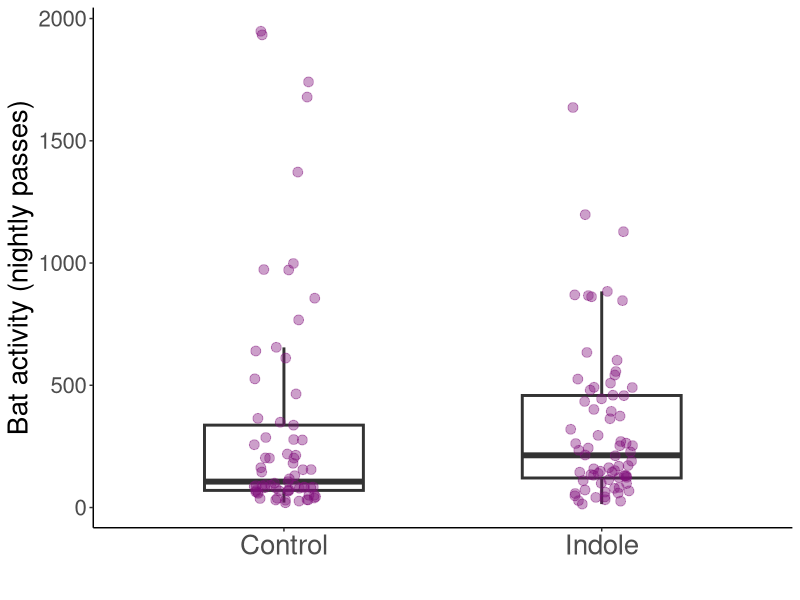
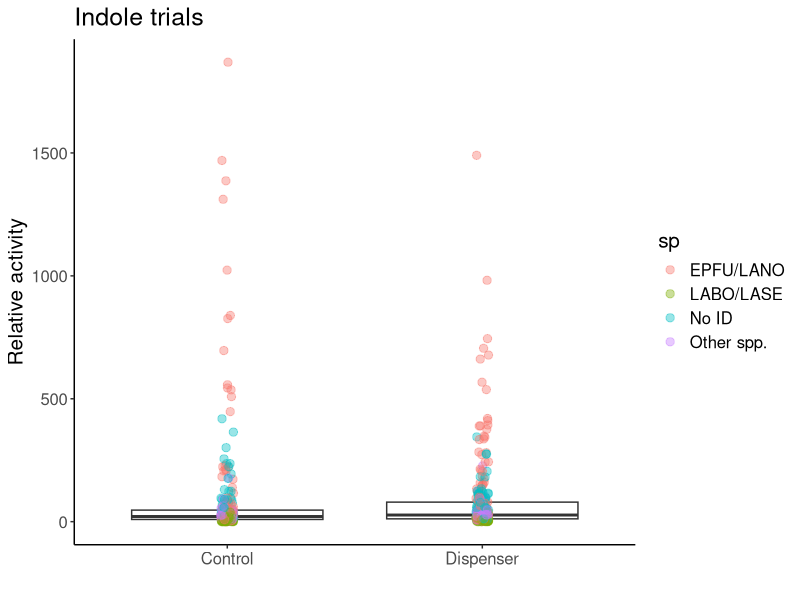
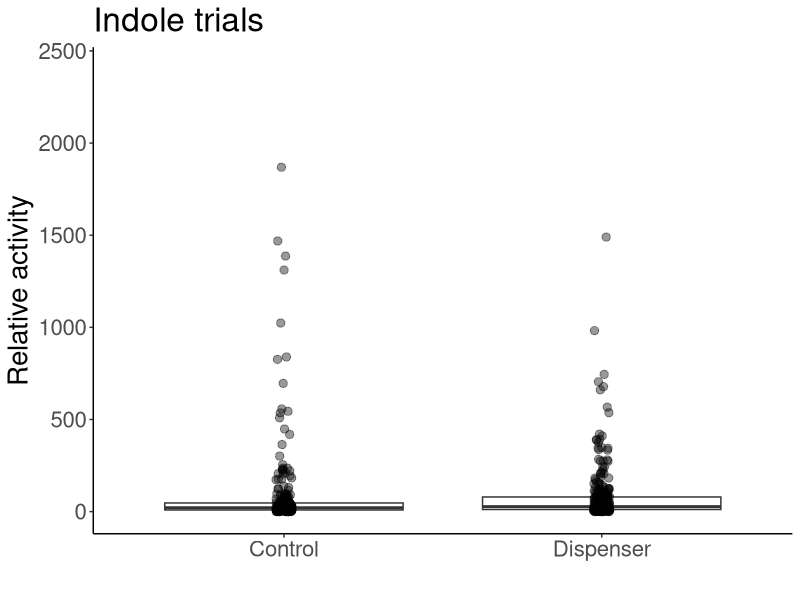
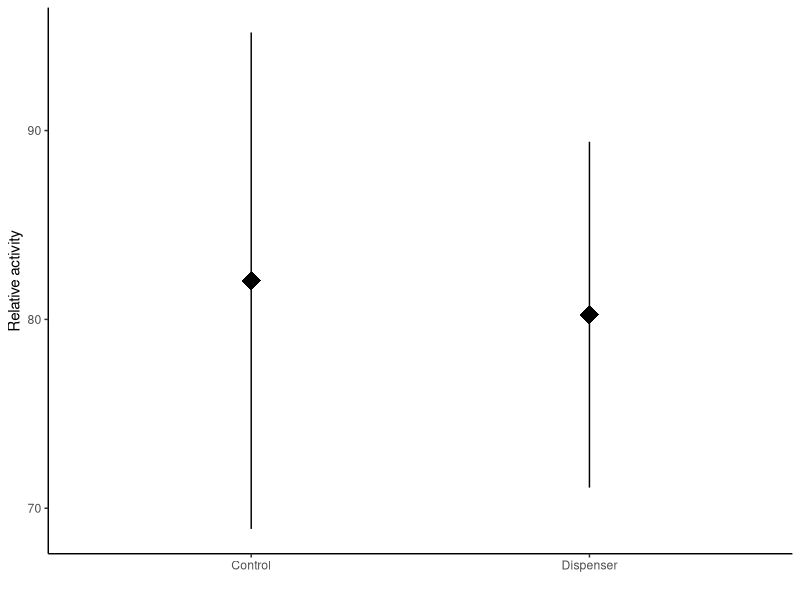
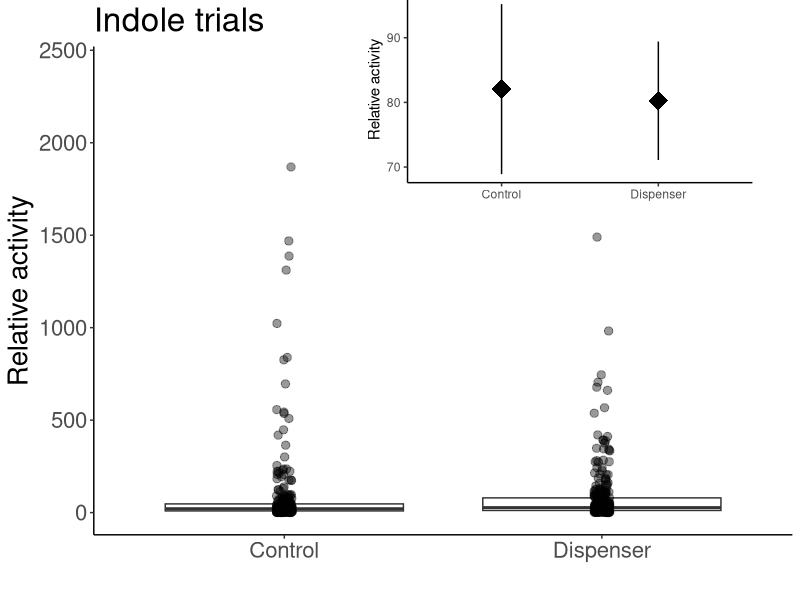
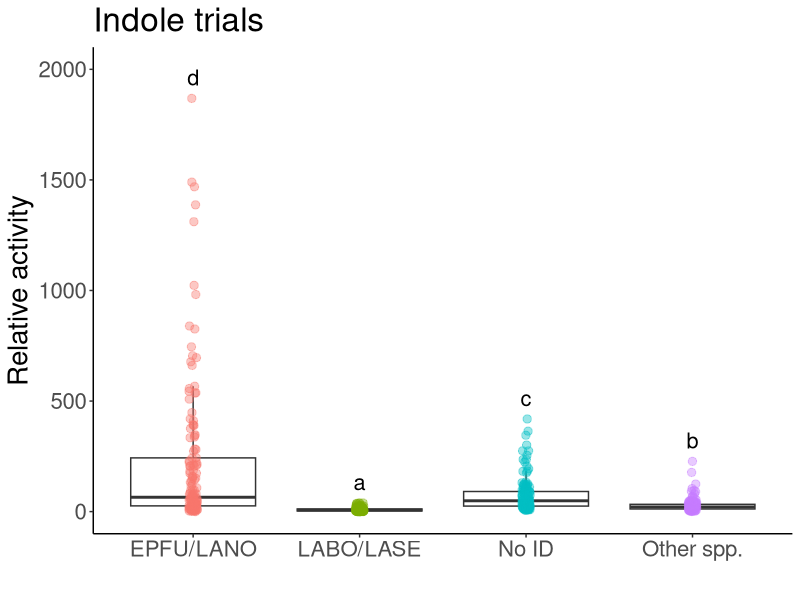
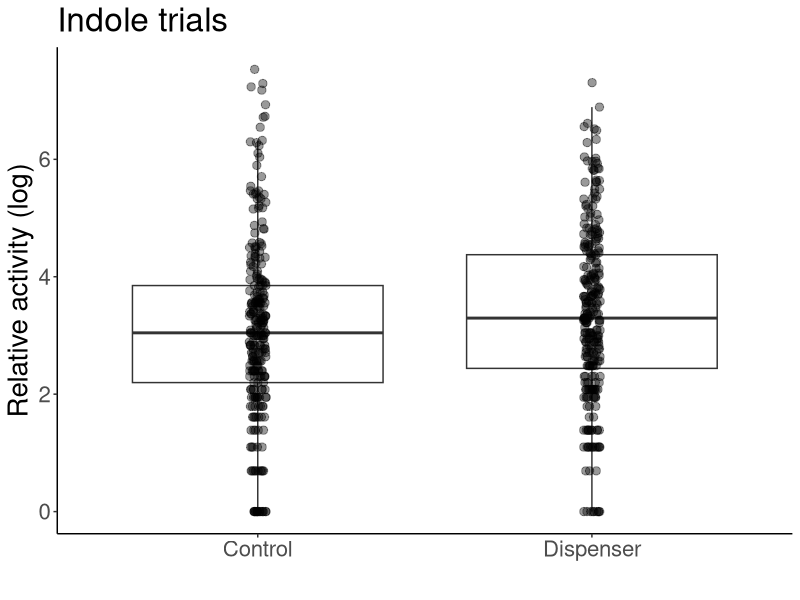
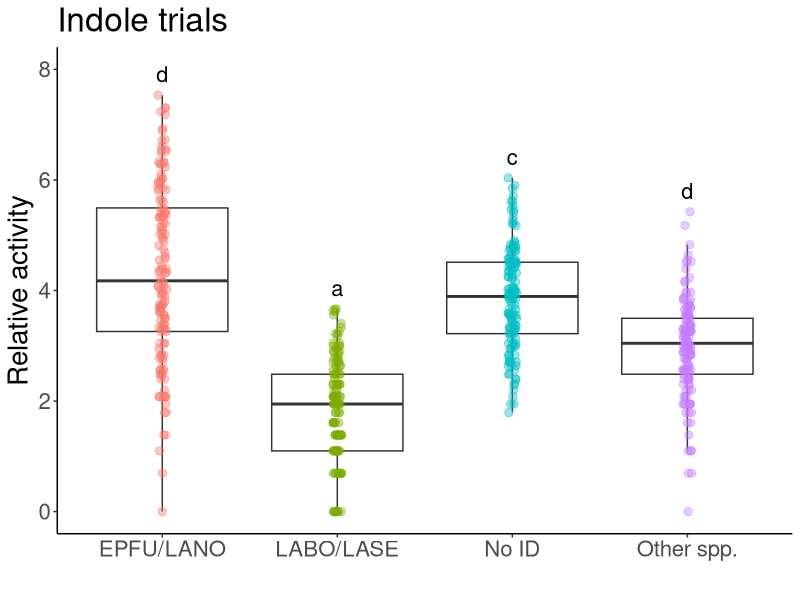

Write the R code that produced these figures, in order. (Note: this script raises an error after producing the figures.)
#Load libraries
library(ggplot2)
library(lme4)
library(viridis)
library(car)
library(emmeans)
library(multcomp)
library(dplyr)
library(plyr)
library(tidyr)
library(cowplot)

# Indole data import and cleaning ------------------------------------------------

#SUMMARY DATA----
indole <- read.csv(file="Maynard_etal_indole_sum.csv",head=TRUE)
indole[, 3:11][is.na(indole[, 3:11])] <- 0

##Gathering data — compounds from col to rows
indole1<-indole %>% gather(sp, activity, EPTFUS:NOID)
indole1$sp<-as.factor(indole1$sp)
levels(indole1$sp)

#aggregating data, species level
indole1<-aggregate(activity ~ treatment + sp + jdate + site, dat=indole1, FUN=sum)

#data without species-level
indole10<-aggregate(activity ~ treatment + jdate + site, dat=indole1, FUN=sum)


#creating log-transformed value for graphs
indole10$log.act<-log(indole10$activity)
#indole10$log.act[which(!is.finite(indole10$log.act))] <- 0 #no zeros, so unnecessary

#Test for overdispersion function
overdisp_fun <- function(model) {
	rdf <- df.residual(model)
	rp <- residuals(model,type="pearson")
	Pearson.chisq <- sum(rp^2)
	prat <- Pearson.chisq/rdf
	pval <- pchisq(Pearson.chisq, df=rdf, lower.tail=FALSE)
	c(chisq=Pearson.chisq,ratio=prat,rdf=rdf,p=pval)
}

test.in<-glmer(activity~treatment+(1|site), dat = indole10,family=poisson)
summary(test.in)
shapiro.test(resid(test.in))#non-normal
overdisp_fun(test.in)#overdispersed

#fitting data to glm with neg binom dist
mod.in<-glmer.nb(activity~treatment+(1|site), dat = indole10)
summary(mod.in)
Anova(mod.in)
#treatment chi=2.2635 p=0.1325, wald chisquared test

#table
in10.tab <- ddply(indole10, c("treatment"), summarise,
					 N    = length(activity),
					 mean = mean(activity),
					 sd   = sd(activity),
					 se   = sd / sqrt(N))
in10.tab
#control= 328.2 +/- 56.5
#treatment= 321.0 +/- 36.9

indole10$treatment[indole10$treatment=="Dispenser"]="Indole"

#graph
#graph
indole.plot<-ggplot(data=indole10, aes(x=treatment, y=activity))+ 
	geom_boxplot(outlier.shape = NA, width=.5, lwd=1)+
	geom_point(position=position_jitter(width = 0.1), alpha=0.4, size=3, color="#810f7c")+
	theme_classic()+
	labs(x=" ", y="Bat activity (nightly passes)")+
	theme(text = element_text(size=20), axis.text.x = element_text(size = 20))
indole.plot

#EXPORT PLOT
tiff('indole.tiff', units="in", width=6, height=5, res=400)
indole.plot
dev.off()

##GROUPING SPECIES INDOLE----
{indole2<-indole1
indole2$sp=as.character(indole2$sp)
indole2$sp[indole2$sp=="EPTFUS"]="EPFU/LANO"
indole2$sp[indole2$sp=="LASNOC"]="EPFU/LANO"
indole2$sp[indole2$sp=="LASBOR"]="LABO/LASE"
indole2$sp[indole2$sp=="LASSEM"]="LABO/LASE"
indole2$sp[indole2$sp=="LASCIN"]="Other spp."
indole2$sp[indole2$sp=="MYOLUC"]="Other spp."
indole2$sp[indole2$sp=="PERSUB"]="Other spp."
indole2$sp[indole2$sp=="NOID"]="No ID"
indole2$sp[indole2$sp=="NYCHUM"]="Other spp."
}

indole3<-aggregate(activity ~ treatment + sp + jdate + site, dat=indole2, FUN=sum)
indole3$log.act<-log(indole3$activity)
indole3$log.act[which(!is.finite(indole3$log.act))] <- 0

#indole3<-indole3[order(indole3$sp),]

test.i<-glmer(activity~treatment*sp+(1|site), dat = indole3,family=poisson)
summary(test.i)
shapiro.test(resid(test.i))#non-normal

overdisp_fun(test.i)#overdispersed

mod.i<-glmer.nb(activity~treatment*sp+(1|jdate), dat = indole3)
Anova(mod.i)
#treatment chi=2.7201 p=0.09909, sp chi=625.2476 p<0.0001, interaxn chi=1.1916 p=0.75502

#contrasts
i1<-emmeans(mod.i,pairwise~sp, type="response")
cld(i1$emmeans,  Letters ='abcde')
#LABO/LASE a, Other b, EPFU/LANO c

indole.tab <- ddply(indole3, c("sp"), summarise,
					N    = length(activity),
					mean = mean(activity),
					sd   = sd(activity),
					se   = sd / sqrt(N))
indole.tab

#(EPFU/LANO-NoID)/NoID
(214.517730-72.985816)/72.985816
#1.94, EPFU/LANO were ~2x more active than Other spp.

#(EPFU/LANO-Other)/other
(214.517730-28.078014)/28.078014
#6.64, EPFU/LANO were 6.6x more active than Other spp.

#(EPFU/LANO-LABO)/LABO
(214.517730-8.943262)/8.943262
#22.9865, EPFU/LANO were ~23x more active than LABO/LASE

indole.n <- ddply(indole3, c("site"), summarise,
					N    = length(activity),
					mean = mean(activity),
					sd   = sd(activity),
					se   = sd / sqrt(N))
indole.n

indole.tab.treat <- ddply(indole3, c("treatment"), summarise,
					N    = length(activity),
					mean = mean(activity),
					sd   = sd(activity),
					se   = sd / sqrt(N))
indole.tab.treat

#full plot, grouped by species
ggplot(data=indole3, aes(x=treatment, y=activity))+ 
	geom_boxplot(outlier.shape = NA)+
	geom_point(position=position_jitter(width = 0.025), alpha=0.4, size=2.5, aes(color=sp))+
	theme_classic()+
	labs(x=" ", y="Relative activity",
		 title = "Indole trials")+
	theme(text = element_text(size=15))

#full plot, with boxplots
indole.plot1<-ggplot(data=indole3, aes(x=treatment, y=activity))+ 
	geom_boxplot(outlier.shape = NA)+
	geom_point(position=position_jitter(width = 0.025), alpha=0.4, size=2.5)+
	theme_classic()+
	labs(x=" ", y="Relative activity",
		 title = "Indole trials")+
	theme(text = element_text(size=20))+
	scale_y_continuous(limits = c(0,2400))
indole.plot1

#small plot (means and SEs)
indole.small<-ggplot(data=indole3, aes(x=treatment, y=activity))+ 
	theme_classic()+
	labs(x=" ", y="Relative activity")+
	stat_summary(fun.data = "mean_se", size=1.5, shape="diamond")
indole.small

#plots with inlay
indole.with.inset <-
	ggdraw() +
	draw_plot(indole.plot1) +
	draw_plot(indole.small, x = 0.45, y = .62, width = .5, height = .4)
indole.with.inset

#save plot
#ggsave(filename = "indole.png", 
	   #plot = indole.with.inset,
	   #width = 17, 
	   #height = 12,
	   #units = "cm",
	   #dpi = 300)

#species plot (raw data)
ggplot(data=indole3, aes(x=sp, y=activity))+ 
	geom_boxplot(outlier.shape = NA)+
	geom_point(position=position_jitter(width = 0.025), alpha=0.4, size=2.5, aes(color=sp))+
	theme_classic()+
	labs(x=" ", y="Relative activity", title="Indole trials")+
	theme(text = element_text(size=20), legend.position = "none")+
	stat_summary(geom = 'text', label = c("d","a","c", "b"),
				 fun = max, vjust = -0.8, size=5.5)+
	scale_y_continuous(limits = c(0,2000))

#log-transformed full plot
indole.plot.log<-ggplot(data=indole3, aes(x=treatment, y=log.act))+ 
	geom_boxplot(outlier.shape = NA)+
	geom_point(position=position_jitter(width = 0.025), alpha=0.4, size=2.5)+
	theme_classic()+
	labs(x=" ", y="Relative activity (log)",
		 title = "Indole trials")+
	theme(text = element_text(size=20))
indole.plot.log

#log-transformed species plot
ggplot(data=indole3, aes(x=sp, y=log.act))+ 
	geom_boxplot(outlier.shape = NA)+
	geom_point(position=position_jitter(width = 0.025), alpha=0.4, size=2.5, aes(color=sp))+
	theme_classic()+
	labs(x=" ", y="Relative activity", title="Indole trials")+
	theme(text = element_text(size=20), legend.position = "none")+
	stat_summary(geom = 'text', label = c("d","a","c", "d"),
				 fun = max, vjust = -0.8, size=5.5)+
	scale_y_continuous(limits = c(0,8))



##FARNESENE TRIALS----
# Farnesene data import and cleaning

#SUMMARY DATA----
farn <- read.csv(file="Maynard_etal_farnesene_sum.csv",head=TRUE)
farn[, 3:11][is.na(farn[, 3:11])] <- 0

##Gathering data — compounds from col to rows
farn1<-farn %>% gather(sp, activity, EPTFUS:NOID)
farn1$sp<-as.factor(farn1$sp)
levels(farn1$sp)

#aggregated by species
farn1<-aggregate(activity ~ treatment + sp + jdate + site, dat=farn1, FUN=sum)

#w/o species-level
farn10<-aggregate(activity ~ treatment + jdate + site, dat=farn1, FUN=sum)

#creating log-transformed value for graphs
farn10$log.act<-log(farn10$activity)
#farn10$log.act[which(!is.finite(farn10$log.act))] <- 0 #no zeros

test.farn<-glmer(activity~treatment+(1|site), dat = farn10,family=poisson)
summary(test.farn)
shapiro.test(resid(test.farn))#non-normal
overdisp_fun(test.farn)#overdispersed

mod.farn<-glmer.nb(activity~treatment+(1|site), dat = farn10)
Anova(mod.farn)
#treatment chi=0.398 p=0.5281

#table
farn10.tab <- ddply(farn10, c("treatment"), summarise,
				  N    = length(activity),
				  mean = mean(activity),
				  sd   = sd(activity),
				  se   = sd / sqrt(N))
farn10.tab
#control 318.1 +/- 58.7
#dispenser 284.6 +/- 58.1

farn10$treatment[farn10$treatment=="Dispenser"]="Farnesene"

#graph
farn.plot<-ggplot(data=farn10, aes(x=treatment, y=activity))+ 
	geom_boxplot(outlier.shape = NA, width=.5, lwd=1)+
	geom_point(position=position_jitter(width = 0.1), alpha=0.4, size=3, color="#810f7c")+
	theme_classic()+
	labs(x=" ", y="Bat activity (nightly passes)")+
	theme(text = element_text(size=20), axis.text.x = element_text(size = 20))
farn.plot

#EXPORT PLOT
tiff('farnesene.tiff', units="in", width=6, height=5, res=400)
farn.plot
dev.off()

##GROUPING SPECIES----
{farn2<-farn1
farn2$sp=as.character(farn2$sp)
farn2$sp[farn2$sp=="EPTFUS"]="EPFU/LANO"
farn2$sp[farn2$sp=="LASNOC"]="EPFU/LANO"
farn2$sp[farn2$sp=="LASBOR"]="LABO/LASE"
farn2$sp[farn2$sp=="LASSEM"]="LABO/LASE"
farn2$sp[farn2$sp=="LASCIN"]="Other spp."
farn2$sp[farn2$sp=="MYOLUC"]="Other spp."
farn2$sp[farn2$sp=="PERSUB"]="Other spp."
farn2$sp[farn2$sp=="NOID"]="No ID"
farn2$sp[farn2$sp=="NYCHUM"]="Other spp."
}

farn3<-aggregate(activity ~ treatment + sp + jdate + site, dat=farn2, FUN=sum)
farn3$log.act<-log(farn3$activity)
farn3$log.act[which(!is.finite(farn3$log.act))] <- 0

test.f<-glmer(activity~treatment*sp+(1|jdate), dat = farn3,family=poisson)
summary(test.f)
shapiro.test(resid(test.f))#non-normal, overdispersed

overdisp_fun(test.f)#overdispersed

mod.f<-glmer.nb(activity~treatment*sp+(1|jdate), dat = farn3)
Anova(mod.f)
#treatment chi=2.7420 p=0.09774, sp chi=67.3332 p<0.001, interaxn chi=3.0187  p=0.38875

#contrasts
f1<-emmeans(mod.f,pairwise~sp, type="response")
cld(f1$emmeans,  Letters ='abcde')
#LABO=A, Other=A EPFU=B, NoID=B


farn.tab <- ddply(farn3, c("sp"), summarise,
					N    = length(activity),
					mean = mean(activity),
					sd   = sd(activity),
					se   = sd / sqrt(N))
farn.tab
#(EPFU/LANO-LABO/LASE)/LABO/LASE
(122.0750-26.4625)/26.4625
#3.6, EPFU/LANO are 3.6x more active than LABO/LASE

#(EPFU/LANO-OTHER)/OTHER
(122.0750-40.1500)/40.1500
#2.04, EPFU/LANO are over 2x more active than Other spp.

farn.n <- ddply(farn3, c("site"), summarise,
				  N    = length(activity),
				  mean = mean(activity),
				  sd   = sd(activity),
				  se   = sd / sqrt(N))
farn.n
#N=24/3 species=8 nights total,2 treatments at 10 sites, N=40

#main graph (boxplots w/ data points)
farn.plot1<-ggplot(data=farn3, aes(x=treatment, y=activity))+ 
	geom_boxplot(outlier.shape = NA)+
	geom_point(position=position_jitter(width = 0.025), alpha=0.4, size=2.5)+
	theme_classic()+
	labs(x=" ", y="Relative activity",
		 title = "Farnesene")+
	theme(text = element_text(size=20))+
	scale_y_continuous(limits = c(0,1500))
farn.plot1

#small graph (means and SEs)
farn.small<-ggplot(data=farn3, aes(x=treatment, y=activity))+ 
	theme_classic()+
	labs(x=" ", y="Relative activity")+
	stat_summary(fun.data = "mean_se", size=1.5, shape="diamond")
farn.small

#plot with inlay
farn.with.inset <-
	ggdraw() +
	draw_plot(farn.plot1) +
	draw_plot(farn.small, x = 0.45, y = .6, width = .5, height = .4)
farn.with.inset

#save plot
ggsave(filename = "farnesene.png", 
	   plot = farn.with.inset,
	   width = 17, 
	   height = 12,
	   units = "cm",
	   dpi = 300)

#species plot
ggplot(data=farn3, aes(x=sp, y=activity))+ 
	geom_boxplot(outlier.shape = NA)+
	geom_point(position=position_jitter(width = 0.025), alpha=0.4, size=2.5, aes(color=sp))+
	theme_classic()+
	labs(x=" ", y="Relative activity", title="Farnesene trials")+
	theme(text = element_text(size=20), legend.position = "none")+
	stat_summary(geom = 'text', label = c("b","a","b","a"),
				 fun = max, vjust = -0.8, size=5.5)+
	scale_y_continuous(limits = c(0,1400))

#log-transformed plot, main graph
farn.plot.log<-ggplot(data=farn3, aes(x=treatment, y=log.act))+ 
	geom_boxplot(outlier.shape = NA)+
	geom_point(position=position_jitter(width = 0.025), alpha=0.4, size=2.5)+
	theme_classic()+
	labs(x=" ", y="Relative activity (log)",
		 title = "Farnesene")+
	theme(text = element_text(size=20))
farn.plot.log

#log-transformed species plot
ggplot(data=farn3, aes(x=sp, y=log.act))+ 
	geom_boxplot(outlier.shape = NA)+
	geom_point(position=position_jitter(width = 0.025), alpha=0.4, size=2.5, aes(color=sp))+
	theme_classic()+
	labs(x=" ", y="Relative activity", title="Farnesene trials")+
	theme(text = element_text(size=20), legend.position = "none")+
	stat_summary(geom = 'text', label = c("b","a","b","a"),
				 fun = max, vjust = -0.8, size=5.5)+
	scale_y_continuous(limits = c(0,8))

##COMBINING INDOLE AND FARNESENE TRIALS----
#importing "failed" indole trial
indole0 <- read.csv(file="Maynard_indole2_all.csv",head=TRUE)
indole0[, 3:11][is.na(indole0[, 3:11])] <- 0

##Gathering data — compounds from col to rows
indole01<-indole0 %>% gather(sp, activity, EPTFUS:NOID)
indole01$sp<-as.factor(indole01$sp)
levels(indole01$sp)
indole01<-aggregate(activity ~ sp + jdate + site, dat=indole01, FUN=sum)

#data without treatment
farn01<-aggregate(activity ~ sp + jdate + site, dat=farn1, FUN=sum)
indole001<-aggregate(activity ~ sp + jdate + site, dat=indole1, FUN=sum)

dis.all <- rbind(indole001, farn01, indole01)

##GROUPING SPECIES----
{dis.all<-dis.all
dis.all$sp=as.character(dis.all$sp)
dis.all$sp[dis.all$sp=="EPTFUS"]="EPFU/LANO"
dis.all$sp[dis.all$sp=="LASNOC"]="EPFU/LANO"
dis.all$sp[dis.all$sp=="LASBOR"]="LABO/LASE"
dis.all$sp[dis.all$sp=="LASSEM"]="LABO/LASE"
dis.all$sp[dis.all$sp=="NOID"]="No ID"
dis.all$sp[dis.all$sp=="MYOLUC"]="MYLU"
dis.all$sp[dis.all$sp=="LASCIN"]="LACI"
dis.all$sp[dis.all$sp=="NYCHUM"]="NYHU"
dis.all$sp[dis.all$sp=="PERSUB"]="PESU"
dis.all$sp[dis.all$sp=="MYOSOD"]="No ID"
}
#only one MYSO, so grouping with No ID. Could do Myotis spp?

dis.all1<-aggregate(activity ~  sp + jdate + site, dat=dis.all, FUN=sum)

q1<-glmer.nb(activity~sp+(1|site), data = dis.all1)
Anova(q1)
#chisq=2678.4, p<0.001, Wald chisquare tests
summary(q1)

#contrasts
q1c<-emmeans(q1,pairwise~sp, type="response")
cld(q1c$emmeans,  Letters ='abcdefg')
#MYLU=a, NYHU=a, PESU=b, LABO/LASE=c, LACI=d, NOID=e, EPFU/LANO=f

q1.tab <- ddply(dis.all1, c("sp"), summarise,
				  N    = length(activity),
				  mean = mean(activity),
				  sd   = sd(activity),
				  se   = sd / sqrt(N))
q1.tab

dis.all1$log.act<-log(dis.all1$activity)
dis.all1$log.act[which(!is.finite(dis.all1$log.act))]<-0

#species plot
all.plot<-ggplot(data=dis.all1, aes(x=sp, y=activity))+ 
	geom_boxplot(outlier.shape = NA)+
	geom_point(position=position_jitter(width = 0.025), alpha=0.4, size=2.5, aes(color=sp))+
	theme_classic()+
	labs(x=" ", y="Relative activity")+
	theme(text = element_text(size=20), legend.position = "none", 
		  axis.text.x = element_text(angle = 20, vjust = 0.5, hjust=.9))+
	stat_summary(geom = 'text', label = c("f","d","d","a","e","b","c"),
				 fun = max, vjust = -0.8, size=5.5)+
	scale_y_continuous(limits = c(0,1600))
all.plot

#small plot (means and SEs)
all.small<-ggplot(data=dis.all.control, aes(x=sp, y=activity))+ 
	theme_classic()+
	labs(x=" ", y="Relative activity")+
	stat_summary(fun.data = "mean_se", size=1.5, shape="diamond")+
	theme(axis.text.x = element_text(angle = 20, vjust = 0.5, hjust=.9))
all.small

#plot with inlay
all.with.inset <-
	ggdraw() +
	draw_plot(all.plot) +
	draw_plot(all.small, x = 0.45, y = .6, width = .5, height = .4)
all.with.inset

library(viridis)
#log-transformed species plot
q1.plot<-ggplot(data=dis.all1, aes(x=sp, y=log.act))+ 
	geom_boxplot(outlier.shape = NA)+
	geom_point(position=position_jitter(width = 0.2, height = .05), alpha=0.4, size=3, aes(color=sp))+
	theme_classic()+
	labs(x=" ", y="Bat activity (log-transformed)")+
	theme(text = element_text(size=20), legend.position = "none", 
		  axis.text.x = element_text(angle = 30, vjust = 0.5, hjust=.9))+
	stat_summary(geom = 'text', label = c("f","c","d","a","e","a","b"),
				 fun = max, vjust = -0.8, size=5.5)+
	scale_y_continuous(limits = c(-0,8.5))+
	scale_x_discrete(limits=c("EPFU/LANO","LABO/LASE", "LACI","MYLU",
							  "NYHU", "PESU", "No ID"))+
	scale_color_manual(values = c("#450757", "#443885", "#2d678e","#178f8b", "#fee800", "#2ab977","#8fd839"))
q1.plot

#EXPORT PLOT
tiff('Q1.tiff', units="in", width=8, height=5, res=400)
q1.plot
dev.off()


legend_ord <- levels(with(dis.all1$sp, reorder("EPFU/LANO","LABO/LASE", "LACI","MYLU",
											   "NYHU", "PESU", "No ID")))

q1.sp.plot<-ggplot(data=dis.all1, aes(x=jdate, y=log.act))+ 
	geom_point(alpha=0.4, size=2.5, aes(color=sp1))+
	theme_classic()+
	geom_smooth(method = "gam", color="black")+
	labs(x="Julian date", y="Bat activity (log-transformed)")+
	theme(text = element_text(size=19), 
		  axis.text.x = element_text(angle = 30, vjust = 0.5, hjust=.9))+
	scale_color_manual(values = c("#450757", "#443885", "#2d678e","#178f8b", "#2ab977", "#8fd839","#fee800"),
					   limits=c("EPFU/LANO","LABO/LASE", "LACI","MYLU",
					   		 "NYHU", "PESU", "No ID"))+
	guides(color=guide_legend(title="Species"))
q1.sp.plot

#EXPORT PLOT
tiff('Q1_time.tiff', units="in", width=8, height=5, res=400)
q1.sp.plot
dev.off()

dis.all1$sp1 = factor(dis.all1$sp, levels=c("EPFU/LANO","LABO/LASE", "LACI","MYLU",
											"NYHU", "PESU", "No ID"))
q1.wrap<-q1.sp.plot+facet_wrap(~sp1, ncol = 2)+theme(legend.position = "none")
q1.wrap

#EXPORT PLOT
tiff('Q1_time_sp.tiff', units="in", width=7, height=6, res=400)
q1.wrap
dev.off()

###BIG BROWN DATA----
##INDOLE BIG BROWN ONLY---
	brown.ind <- indole2[which(indole2$sp== 'EPFU/LANO'),]

test3.ind<-glmer(activity~treatment+(1|jdate), dat = brown.ind,family=poisson)
shapiro.test(resid(test3.ind))#normal
summary(test3.ind)#not normal

mod.brown.ind<-glmer.nb(activity~treatment+(1|jdate), dat = brown.ind)
Anova(mod.brown.ind)
#treatment p=0.38

ggplot(data=brown.ind, aes(x=treatment, y=activity))+ 
	geom_boxplot(outlier.shape = NA)+
	geom_point(position=position_jitter(width = 0.025), alpha=0.4, size=2.5)+
	stat_summary(fun.data = "mean_se", colour="red", size=1.5, shape="diamond")+
	theme_classic()+
	labs(x=" ", y="Relative activity",
		 title = "EPFU/LANO only, indole trials")+
	theme(text = element_text(size=15), legend.title = )+
	scale_color_viridis(discrete = T, option = "D")

ggplot(data=brown.ind, aes(x=treatment, y=activity))+ 
	theme_classic()+
	labs(x=" ", y="Relative activity",
		 title = "EPFU/LANO only, indole trials")+
	stat_summary(fun.data = "mean_se", size=1.5, shape="diamond")

##farn BIG BROWN ONLY---
brown.farn <- farn2[which(farn2$sp== 'EPFU/LANO'),]

test3.farn<-glmer(activity~treatment+(1|jdate), dat = brown.farn,family=poisson)
shapiro.test(resid(test3.farn))#normal
summary(test3.farn)#not normal

mod.brown.farn<-glmer.nb(activity~treatment+(1|jdate), dat = brown.farn)
Anova(mod.brown.farn)
#treatment p=0.17

ggplot(data=brown.farn, aes(x=treatment, y=activity))+ 
	geom_boxplot(outlier.shape = NA)+
	geom_point(position=position_jitter(width = 0.025), alpha=0.4, size=2.5)+
	stat_summary(fun.data = "mean_se", colour="red", size=1.5, shape="diamond")+
	theme_classic()+
	labs(x=" ", y="Relative activity",
		 title = "EPFU/LANO only, Farnesene trials")+
	theme(text = element_text(size=15), legend.title = )+
	scale_color_viridis(discrete = T, option = "D")

ggplot(data=brown.farn, aes(x=treatment, y=activity))+ 
	theme_classic()+
	labs(x=" ", y="Relative activity",
		 title = "EPFU/LANO only, Farnesene trials")+
	stat_summary(fun.data = "mean_se", size=1.5, shape="diamond")



dis.all2$log.act<-log(dis.all2$activity)
dis.all2$log.act[which(!is.finite(dis.all2$log.act))] <- 0

#exclude treatment trials
dis.all.control<-dis.all2[dis.all2$treatment != "Dispenser", ]  
dis.all.control <- dis.all.control[order(dis.all.control$jdate),]

dis.all.treat<-dis.all2[dis.all2$treatment != "Control", ]  
dis.all.treat <- dis.all.treat[order(dis.all.treat$jdate),]
